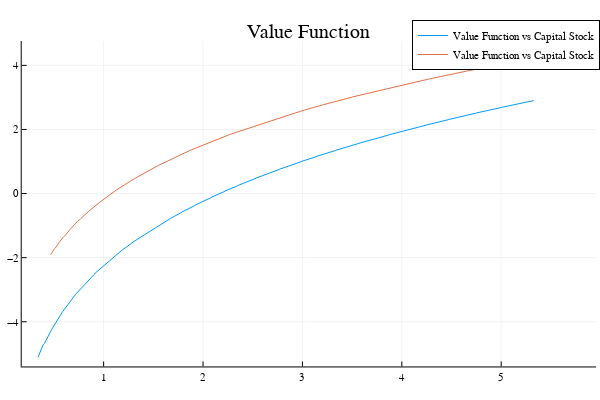

The code cell stored with this chart in its notebook:
### Code cell
plotly() # Choose the Plotly.jl backend for web interactivity
#plot(k',c',linewidth=1,label="Consumption",title="Consumption vs capital stock")
plot(kp,v,linewidth=1,label="Value Function vs Capital Stock", title="Value Function")

### Figure 1 — Plotly figure (JSON) as saved in the notebook; plotly's stock layout.template omitted (floating-point values rounded to 4 significant figures; data arrays with more than 128 entries replaced by an {"elided": "..."} marker saying what was removed)
{"data": [{"colorbar": {"len": 0.9039, "title": "", "x": 0.9934, "y": 0.4896}, "legendgroup": "Value Function vs Capital Stock", "line": {"color": "rgba(0, 154, 250, 1.000)", "dash": "solid", "shape": "linear", "width": 1}, "mode": "lines", "name": "Value Function vs Capital Stock", "showlegend": true, "type": "scatter", "x": {"elided": "1000 float values"}, "xaxis": "x", "y": {"elided": "1000 float values"}, "yaxis": "y"}, {"colorbar": {"len": 0.9039, "title": "", "x": 0.9934, "y": 0.4896}, "legendgroup": "Value Function vs Capital Stock", "line": {"color": "rgba(227, 111, 71, 1.000)", "dash": "solid", "shape": "linear", "width": 1}, "mode": "lines", "name": "Value Function vs Capital Stock", "showlegend": true, "type": "scatter", "x": {"elided": "1000 float values"}, "xaxis": "x", "y": {"elided": "1000 float values"}, "yaxis": "y"}], "layout": {"annotations": [{"font": {"color": "rgba(0, 0, 0, 1.000)", "family": "sans-serif", "size": 20}, "rotation": 0, "showarrow": false, "text": "Value Function", "x": 0.5148, "xanchor": "center", "xref": "paper", "y": 1, "yanchor": "top", "yref": "paper"}], "height": 400, "legend": {"bgcolor": "rgba(255, 255, 255, 1.000)", "bordercolor": "rgba(0, 0, 0, 1.000)", "borderwidth": 1, "font": {"color": "rgba(0, 0, 0, 1.000)", "family": "sans-serif", "size": 11}, "title": {"font": {"color": "rgba(0, 0, 0, 1.000)", "family": "sans-serif", "size": 15}, "text": ""}, "tracegroupgap": 0, "traceorder": "normal", "x": 1, "xanchor": "auto", "y": 1, "yanchor": "auto"}, "margin": {"b": 20, "l": 0, "r": 0, "t": 20}, "paper_bgcolor": "rgba(255, 255, 255, 1.000)", "plot_bgcolor": "rgba(255, 255, 255, 1.000)", "showlegend": true, "width": 600, "xaxis": {"anchor": "y", "domain": [0.03619, 0.9934], "gridcolor": "rgba(0, 0, 0, 0.100)", "gridwidth": 0.5, "linecolor": "rgba(0, 0, 0, 1.000)", "mirror": false, "range": [0.1758, 5.955], "showgrid": true, "showline": true, "showticklabels": true, "tickangle": 0, "tickcolor": "rgb(0, 0, 0)", "tickfont": {"color": "rgba(0, 0, 0, 1.000)", "family": "sans-serif", "size": 11}, "tickmode": "array", "ticks": "inside", "ticktext": ["1", "2", "3", "4", "5"], "tickvals": [1, 2, 3, 4, 5], "title": "", "titlefont": {"color": "rgba(0, 0, 0, 1.000)", "family": "sans-serif", "size": 15}, "type": "-", "visible": true, "zeroline": false, "zerolinecolor": "rgba(0, 0, 0, 1.000)"}, "yaxis": {"anchor": "x", "domain": [0.03762, 0.9415], "gridcolor": "rgba(0, 0, 0, 0.100)", "gridwidth": 0.5, "linecolor": "rgba(0, 0, 0, 1.000)", "mirror": false, "range": [-5.395, 4.759], "showgrid": true, "showline": true, "showticklabels": true, "tickangle": 0, "tickcolor": "rgb(0, 0, 0)", "tickfont": {"color": "rgba(0, 0, 0, 1.000)", "family": "sans-serif", "size": 11}, "tickmode": "array", "ticks": "inside", "ticktext": ["−4", "−2", "0", "2", "4"], "tickvals": [-4, -2, 0, 2, 4], "title": "", "titlefont": {"color": "rgba(0, 0, 0, 1.000)", "family": "sans-serif", "size": 15}, "type": "-", "visible": true, "zeroline": false, "zerolinecolor": "rgba(0, 0, 0, 1.000)"}}}
